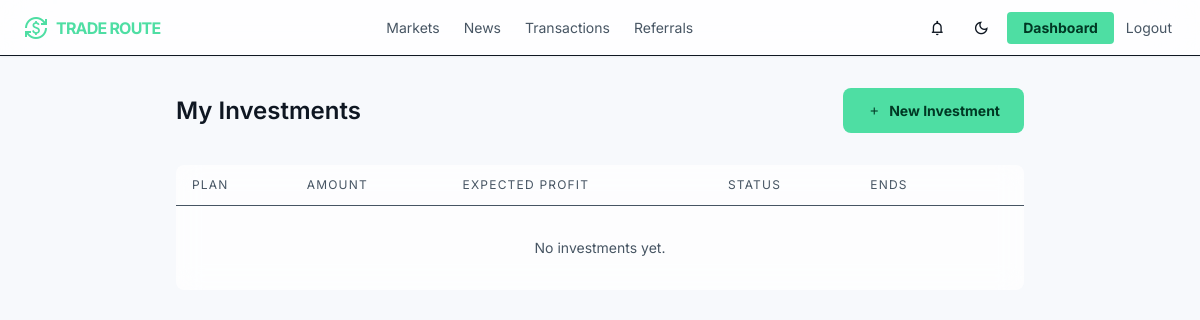
The page /investments/ (signed in) on the database as committed earlier.
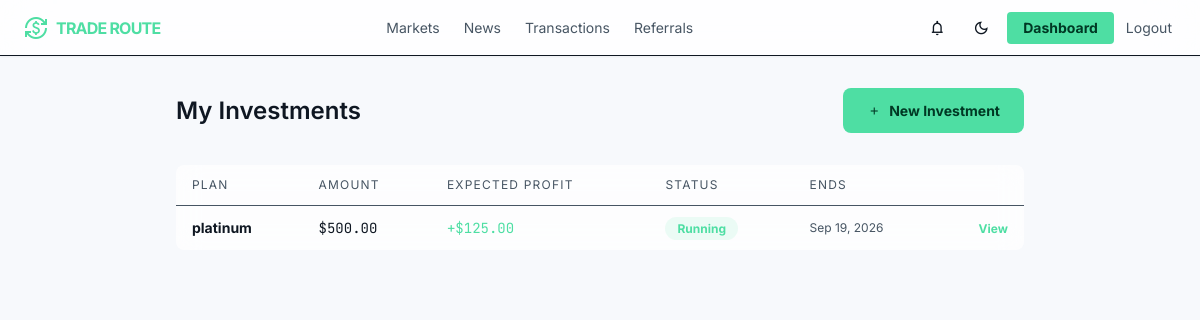
The same page on the database as committed later.
### core/models.py (models this page shows, shortened)
class Investment(models.Model):
    STATUS = (
        ("running", "Running"),
        ("completed", "Completed"),
        ("cancelled", "Cancelled"),
    )
    user = models.ForeignKey(User, on_delete=models.CASCADE)
    plan = models.ForeignKey(
        InvestmentPlan,
        on_delete=models.CASCADE
    )
    amount = models.DecimalField(max_digits=20, decimal_places=2)
    expected_profit = models.DecimalField(max_digits=20, decimal_places=2)
    total_return = models.DecimalField(max_digits=20, decimal_places=2)
    started_at = models.DateTimeField(auto_now_add=True)
    ends_at = models.DateTimeField()
    status = models.CharField(
        max_length=20,
        choices=STATUS,
        default="running"
    )

class InvestmentPlan(models.Model):
    name = models.CharField(max_length=100)
    minimum = models.DecimalField(max_digits=20, decimal_places=2)
    maximum = models.DecimalField(max_digits=20, decimal_places=2)
    roi = models.DecimalField(
        max_digits=5,
        decimal_places=2,
        help_text="Percentage"
    )
    duration_days = models.PositiveIntegerField()
    active = models.BooleanField(default=True)
    created_at = models.DateTimeField(auto_now_add=True)

### core/views.py (the view)
# urls.py: path("investments/", views.investment_list_view, name="investment_list"),
@login_required
def investment_list_view(request):
    investments = Investment.objects.filter(user=request.user).order_by("-started_at")
    paginator = Paginator(investments, 15)
    page = paginator.get_page(request.GET.get("page"))
    return render(request, "core/investment_list.html", {"page_obj": page})

### core/context_processors.py (called while the page is built)
def site_settings(request):
    return {"site_settings": SiteSetting.objects.first()}

def notifications_badge(request):
    if request.user.is_authenticated:
        count = Notification.objects.filter(user=request.user, is_read=False).count()
    else:
        count = 0
    return {"unread_notifications_count": count}

### core/templates/core/investment_list.html (shortened to what this page needs)
{% extends "core/base.html" %}
{% block content %}
<div class="max-w-4xl mx-auto px-container-padding py-stack-lg">
    <div class="flex items-center justify-between mb-8">
        <h1 class="font-display-lg text-headline-md">My Investments</h1>
        <a href="{% url 'core:investment_plans' %}" class="btn-primary">
            <span class="material-symbols-outlined text-sm">add</span>
            New Investment
        </a>
    </div>
    <div class="glass-panel rounded-xl overflow-hidden">
        <table class="w-full text-sm">
            <thead>
                <tr class="border-b edge-b-5 text-on-surface-variant text-xs uppercase tracking-widest">
                    <th class="text-left font-normal px-4 py-3">Plan</th>
                    <th class="text-left font-normal px-4 py-3">Amount</th>
                    <th class="text-left font-normal px-4 py-3">Expected Profit</th>
                    <th class="text-left font-normal px-4 py-3">Status</th>
                    <th class="text-left font-normal px-4 py-3">Ends</th>
                    <th class="px-4 py-3"></th>
                </tr>
            </thead>
            <tbody>
                {% for inv in page_obj %}
                <tr class="border-b edge-b-5 last:border-0">
                    <td class="px-4 py-3 font-bold">{{ inv.plan.name }}</td>
                    <td class="px-4 py-3 font-data-md">${{ inv.amount }}</td>
                    <td class="px-4 py-3 font-data-md text-primary">+${{ inv.expected_profit }}</td>
                    <td class="px-4 py-3">
                        <span class="text-xs font-bold px-3 py-1 rounded-full
                            {% if inv.status == 'running' %}text-primary bg-primary/10
                            {% elif inv.status == 'cancelled' %}text-error bg-error/10
                            {% else %}text-on-surface-variant edge-bg-5{% endif %}">
                            {{ inv.status|capfirst }}
                        </span>
                    </td>
                    <td class="px-4 py-3 text-on-surface-variant text-xs">{{ inv.ends_at|date:"M d, Y" }}</td>
                    <td class="px-4 py-3 text-right">
                        <a href="{% url 'core:investment_detail' inv.pk %}" class="text-primary font-bold text-xs hover:brightness-110">View</a>
                    </td>
                </tr>
                {% empty %}
                <tr><td colspan="6" class="px-4 py-8 text-center text-on-surface-variant text-sm">No investments yet.</td></tr>
                {% endfor %}
            </tbody>
        </table>
    </div>
</div>
{% endblock %}

Rows that differ between the two databases and show on the page:
added Investment: plan.name "platinum", amount "500.00", expected_profit "125.00", status "Running", ends_at "Sep 19, 2026"
Other text that changed with them:
text no longer shown: "No investments yet."
